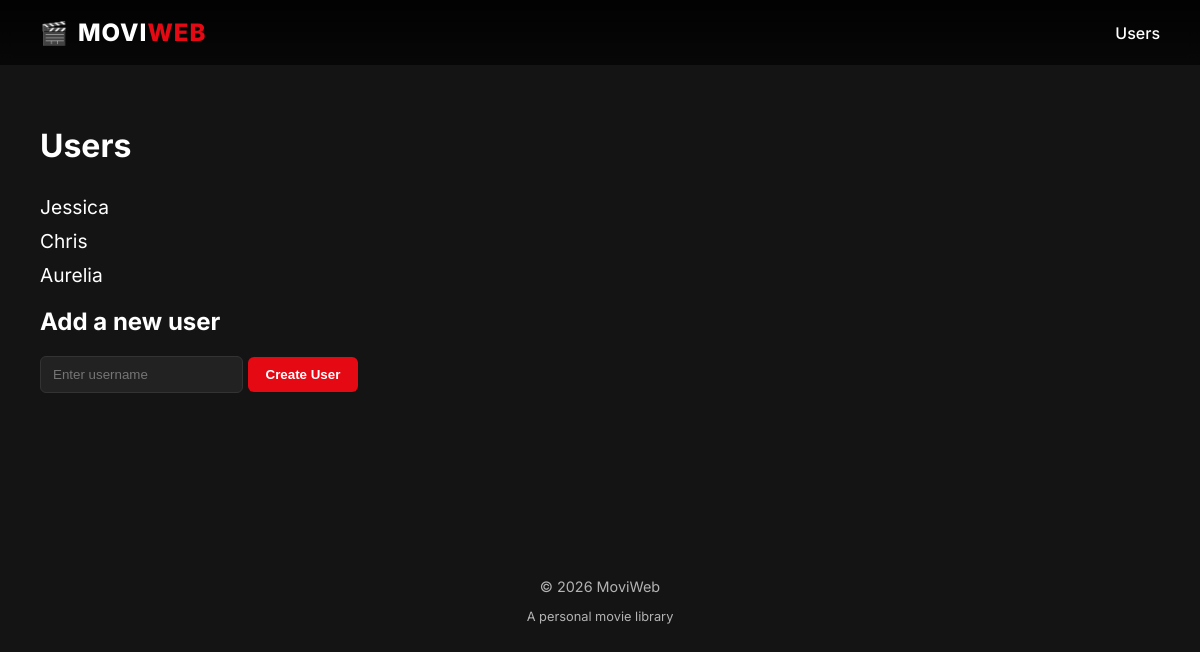
The page / on the database its author committed.
### models.py (models this page shows)
class User(db.Model):
    id = db.Column(db.Integer, primary_key=True)
    name = db.Column(db.String(100), nullable=False)
    movies = db.relationship('Movie', backref='user', lazy=True)

### app.py (the view)
@app.route('/')
def home():
    users = data_manager.get_users()
    return render_template('index.html', users=users)

### data_manager.py (called while the page is built)
    def get_users(self):
        return User.query.all()

### templates/index.html
{% extends "base.html" %}
{% block content %}
<h1>Users</h1>
<ul class="user-list">
    {% for user in users %}
    <li class="user-entry">
        <a href="{{ url_for('user_movies', user_id=user.id) }}" class="btn">
            {{ user.name }}
        </a>
    </li>
    {% endfor %}
</ul>
<div class="add-user-section">
    <h2>Add a new user</h2>
    <form action="{{ url_for('add_user') }}" method="post">
        <input type="text" name="name" placeholder="Enter username" required>
        <button type="submit">Create User</button>
    </form>
</div>
{% endblock %}

### templates/base.html (shortened to what this page needs)
<!DOCTYPE html>
<html lang="en">
<head>
    <link rel="stylesheet" href="{{ url_for('static', filename='style.css') }}">
</head>
<body>
<header class="main-header">
    <div class="nav-wrapper">
        <a href="{{ url_for('home') }}" class="logo-link">
            <span class="logo-icon">🎬</span>
            <span class="logo-text">MOVI<span>WEB</span></span>
        </a>
        <nav class="nav-menu">
            <a href="{{ url_for('home') }}" class="nav-item active">Users</a>
        </nav>
    </div>
</header>
<main class="main-content">
    {% block content %}{% endblock %}
</main>
<footer class="main-footer">
    <div class="footer-inner">
        <p>© 2026 MoviWeb</p>
        <p class="footer-sub">A personal movie library</p>
    </div>
</footer>
</body>
</html>

### static/style.css (style rules this page uses)
:root { --primary: #e50914; --bg-dark: #141414; --bg-darker: #0f0f0f; --card-bg: #1f1f1f; --text-light: #ffffff; --text-muted: #b3b3b3; --transition: all 0.25s ease; }
* { box-sizing: border-box; }
body { font-family: 'Inter', sans-serif; background: var(--bg-dark); color: var(--text-light); margin: 0; }
.main-header { position: sticky; top: 0; z-index: 100; background: linear-gradient( to bottom, rgba(0,0,0,0.9), rgba(0,0,0,0.6) ); backdrop-filter: blur(6px); }
.nav-wrapper { max-width: 1400px; margin: auto; padding: 18px 40px; display: flex; justify-content: space-between; align-items: center; }
.logo-link { text-decoration: none; display: flex; align-items: center; gap: 10px; }
.logo-icon { font-size: 1.4rem; }
.logo-text { font-weight: 800; font-size: 1.5rem; letter-spacing: 1px; }
.logo-text span { color: var(--primary); }
.nav-menu { display: flex; gap: 25px; }
.nav-item { text-decoration: none; color: var(--text-muted); font-weight: 500; transition: var(--transition); }
.nav-item.active { color: white; }
.main-content { max-width: 1400px; margin: auto; padding: 40px; }
a { color: var(--text-light); text-decoration: none; }
.user-list { list-style: none; padding: 0; margin-top: 30px; }
.user-entry { margin-bottom: 10px; }
.user-list a { font-size: 1.2rem; text-decoration: none; color: var(--text-light); transition: var(--transition); }
button { background: var(--primary); border: none; padding: 10px 18px; border-radius: 6px; color: white; font-weight: 600; cursor: pointer; transition: var(--transition); }
input[type="text"] { background: #222; border: 1px solid #333; color: white; padding: 10px 12px; border-radius: 6px; outline: none; }
.main-footer { margin-top: 80px; padding: 50px 20px; text-align: center; color: var(--text-muted); font-size: 0.9rem; }
.footer-sub { font-size: 0.8rem; margin-top: 6px; }

### rows shown on the page
User: name "Jessica"
User: name "Chris"
User: name "Aurelia"
